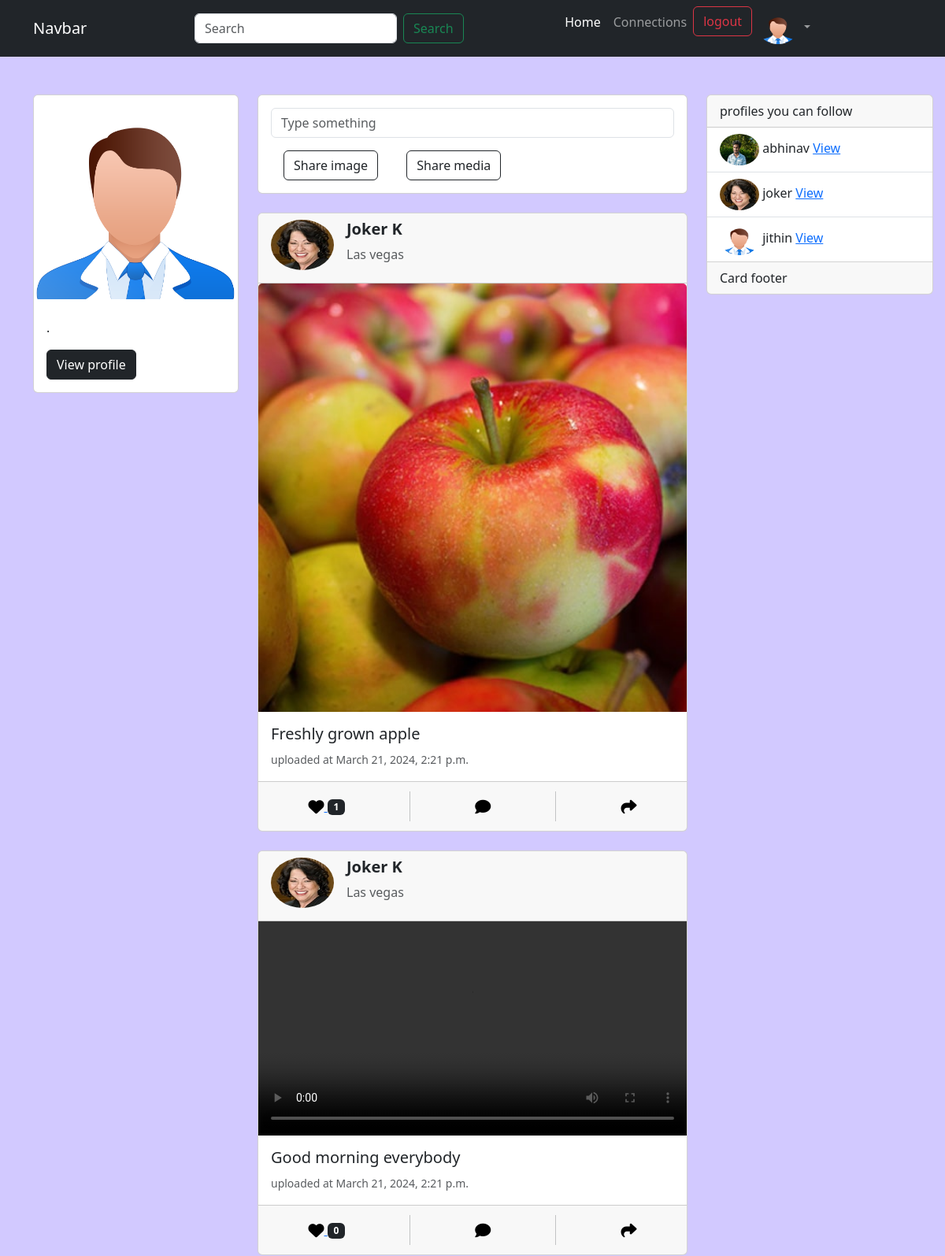
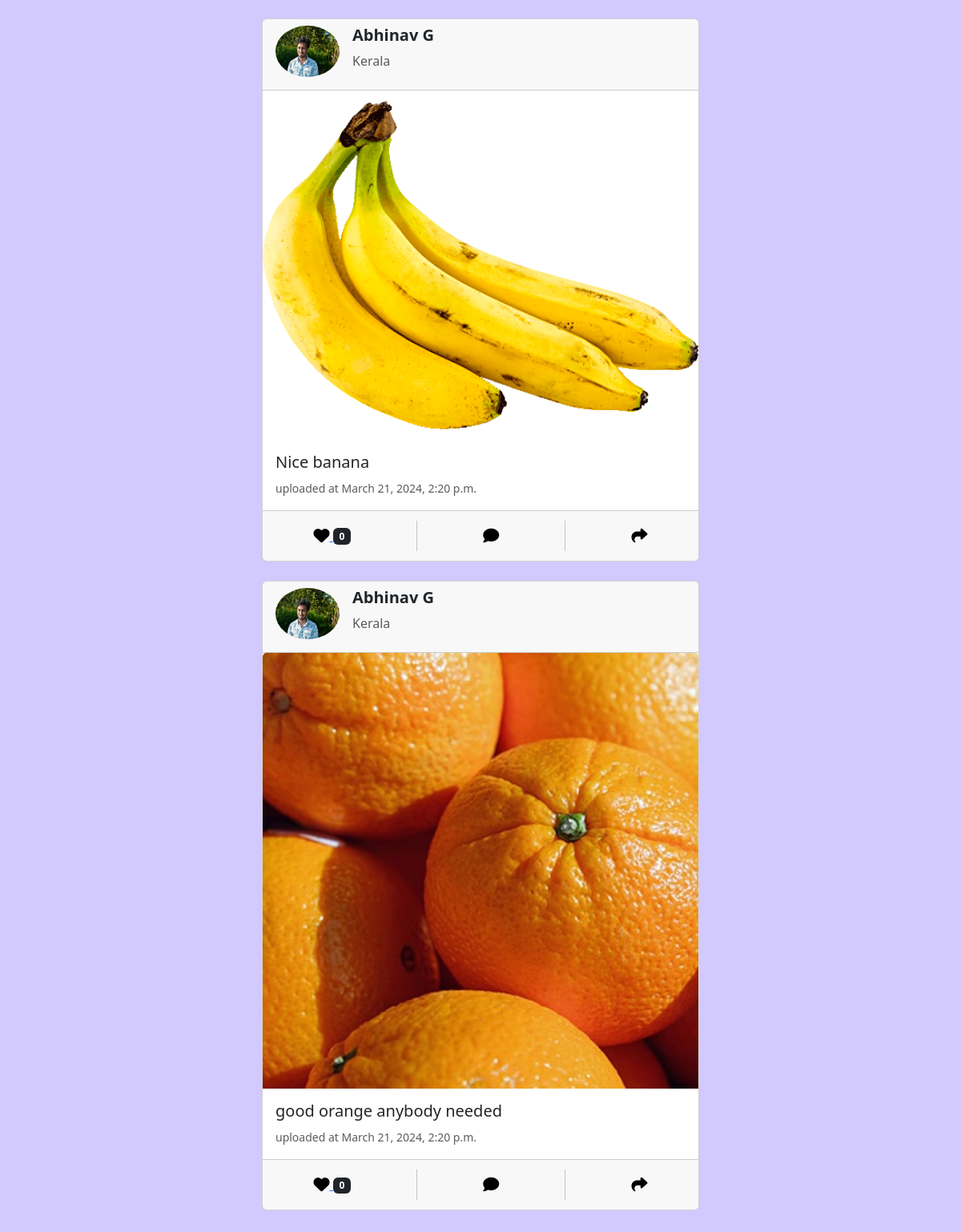
The app's page /user/ (signed in) with its own data (2 pictures, top to bottom).
### user/models.py (models this page shows, shortened)
class Post(models.Model):
    id = models.UUIDField(primary_key=True,default=uuid.uuid4)
    userprofile = models.ForeignKey(Profile,on_delete=models.DO_NOTHING,related_name = 'userpost')
    video = models.FileField(upload_to='video',null=True)
    image = models.ImageField(upload_to='post_images',null=True)
    caption = models.TextField()
    created_at = models.DateTimeField(auto_now_add=True)
    likes = models.ManyToManyField(Profile,related_name='post_like',blank=True)
    def number_of_likes(self):
        return self.likes.count()

class Profile(models.Model):
    user = models.OneToOneField(User, on_delete=models.CASCADE)
    bio = models.TextField(blank=True)
    profileimg = models.ImageField(upload_to='profile_images', default='')
    phone = models.CharField(max_length=50,blank=True)
    state = models.CharField(max_length=100, blank=True)
    follows = models.ManyToManyField('self',
                                     related_name='followed_by',
                                     symmetrical=False,blank=True)

### user/views.py (the view)
# urls.py: path('',UserPage.as_view(),name='userhome'),
class UserPage(TemplateView):
    template_name='user_page.html'
    def get_context_data(self, **kwargs):
        context = super().get_context_data(**kwargs)
        context["posts"] = Post.objects.all().order_by('-created_at')
        context['profiles'] = Profile.objects.filter(~Q(user=self.request.user) & ~Q(user__is_superuser = True))
        return context

### user/context_processors.py (called while the page is built)
def userinfo(request):
    if request.user.is_authenticated:
        userinfo = Profile.objects.get(user=request.user)
        return {'userinfo':userinfo}
    else:
        return {'userinfo':''}

### user/templates/user_page.html (shortened to what this page needs)
{% extends 'layout.html' %}
{% load static %}
{% block content %}
<main role="main" class="container my-5">
  <div class="row">
    <div class="col-md-3">
      <div class="card sticky-top" style="">
        {% if userinfo.profileimg %}
        <img src="{{userinfo.profileimg.url}}" class="card-img-top" alt="...">
        {% else %}
        <img src="{% static "images/demoavatar.png" %}" class="card-img-top" alt="...">
        {% endif %}
        <div class="card-body">
          {% if userinfo %}
          <p class="card-text">{{userinfo.bio}}.</p>
          {% endif %}
          <a href="{% url 'profile' userinfo.id %}" class="btn btn-dark">View profile</a>
        </div>
      </div>
    </div>
    <div class="col-md-6">
      <div class="card mb-4">
        <div class="card-body">
          <div>
            <input type="text" name="type" id="" class="form-control" placeholder="Type something"></div>
          <button type="button" class="btn btn-outline-dark mt-3 mx-3" data-bs-toggle="modal" data-bs-target="#exampleModal">
            Share image
          </button>
          <button type="button" class="btn btn-outline-dark mt-3 mx-3" data-bs-toggle="modal" data-bs-target="#modal2">
            Share media
          </button>
        </div>
      </div>
      {% for post in posts %}
      {% if post.video %}
      <div class="card mb-3">
        <div class="card-header d-flex">
          {% if post.userprofile.profileimg %}
          <img src="{{post.userprofile.profileimg.url}}" class="rounded-circle" style="width: 80px; height: 4rem;"
          alt="Avatar" />
          {% else %}
          <img src="{% static 'images/demoavatar.png' %}" class="rounded-circle" style="width: 80px; height: 4rem;"
          alt="Avatar" />
          {% endif %}
          <div class="mx-3">
            <h5 class="mb-2"><strong>{{post.userprofile.user.first_name}} {{post.userprofile.user.last_name}}</strong></h5>
            <p class="text-muted">{{post.userprofile.state}}</p>
          </div>
        </div>
        <video width="100%" height="auto" controls>
          <source src="{{post.video.url}}" type="video/mp4">
        </video>
        <div class="card-body">
          <h5 class="card-title">{{post.caption}}</h5>
          <p class="card-text"><small class="text-muted">uploaded at {{post.created_at}}</small></p>
        </div>
        <div class="card-footer">
          <div class="d-flex justify-content-around my-1">
            <a class="btn btn-link" href="{% url 'add_like' post.id %}" onclick="colorChange()">
              <i class="fa-solid fa-heart fa-lg" style="color: #000000;" id='heart_like'></i>
              <span class="badge bg-dark">{{post.number_of_likes}}</span>
            </a>
            <button class="btn btn-link"><i class="fa-solid fa-comment fa-lg" style="color: #000000;"></i></button>
            <button class="btn btn-link"><i class="fa-solid fa-share fa-lg" style="color: #000000;"></i></button>
          </div>
        </div>
      </div>
      {% elif post.image %}
          <div class="card my-4">
            <div class="card-header d-flex">
              {% if post.userprofile.profileimg %}
              <img src="{{post.userprofile.profileimg.url}}" class="rounded-circle" style="width: 80px; height: 4rem;"
              alt="Avatar" />
              {% else %}
              <img src="{% static 'images/demoavatar.png' %}" class="rounded-circle" style="width: 80px; height: 4rem;"
              alt="Avatar" />
              {% endif %}
              <div class="mx-3">
                <h5 class="mb-2"><strong>{{post.userprofile.user.first_name}} {{post.userprofile.user.last_name}}</strong></h5>
                <p class="text-muted">{{post.userprofile.state}}</p>
              </div>
            </div>
            {% if post.image %}
            <img src="{{post.image.url}}" class="card-img-top" alt="post images">
            {% endif %}
            <div class="card-body">
              <h5 class="card-title">{{post.caption}}</h5>
              <p class="card-text"><small class="text-muted">uploaded at {{post.created_at}}</small></p>
            </div>
            <div class="card-footer">
              <div class="d-flex justify-content-around my-1">
                <a class="btn btn-link" href="{% url 'add_like' post.id %}" onclick="colorChange()">
                  <i class="fa-solid fa-heart fa-lg" style="color: #000000;" id='heart_like'></i>
                  <span class="badge bg-dark">{{post.number_of_likes}}</span>
                </a>
                <button class="btn btn-link"><i class="fa-solid fa-comment fa-lg" style="color: #000000;"></i></button>
                <button class="btn btn-link"><i class="fa-solid fa-share fa-lg" style="color: #000000;"></i></button>
              </div>
            </div>
          </div>
          {% endif %}
      {% endfor %}
    </div>
    <div class="col-md-3">
      <div class="content-section">
        <div class="card" style="width: 18rem;">
          <div class="card-header">
            profiles you can follow
          </div>
          <ul class="list-group list-group-flush">
            {% for profile in  profiles%}
            <li class="list-group-item">
              {% if profile.profileimg %}
              <img src="{{profile.profileimg.url}}" class="rounded-circle" style="width: 50px;height: 40px;"
              alt="Avatar" />
              {% else %}
              <img src="{% static 'images/demoavatar.png' %}" class="rounded-circle" style="width: 50px;height: 40px;"
              alt="Avatar" />
              {% endif %}
              {{profile.user.username}}
              <a href="{% url "profile" profile.id %}">View</a></li>
            {% endfor %}
          </ul>
          <div class="card-footer">
            Card footer
          </div>
        </div>
      </div>
    </div>
  </div>
</main>
  {% endblock %}

### user/templates/layout.html (shortened to what this page needs)
<!doctype html>
{% load static %}
<html lang="en">
    <head>
        <link
            href="https://cdn.jsdelivr.net/npm/bootstrap@5.3.2/dist/css/bootstrap.min.css"
            rel="stylesheet"
        />
        <link rel="stylesheet" href="https://cdnjs.cloudflare.com/ajax/libs/font-awesome/6.5.1/css/all.min.css" />
        <link rel="stylesheet" href="{% static 'css/style.css' %}">
    </head>
    <body>
        {% include "navbar.html" %}
        {% block content %}
        {% endblock content %}
    </body>
</html>

### user/templates/navbar.html (shortened to what this page needs)
{% load static %}
<nav class="navbar navbar-expand-lg navbar-dark bg-dark">
  <div class="container">
    <a class="navbar-brand" href="#">Navbar</a>
    <div class="collapse navbar-collapse" id="navbarSupportedContent">
      <form class="d-flex mx-auto" action="{% url "search_profile" %}">
        <input class="form-control me-2" type="search" placeholder="Search" aria-label="Search" name='searched'>
        <button class="btn btn-outline-success" type="submit">Search</button>
      </form>
      <ul class="navbar-nav me-auto mb-2 mb-lg-0">
        <li class="nav-item">
          <a class="nav-link active" aria-current="page" href="{% url "userhome" %}">Home</a>
        </li>
        <li class="nav-item">
          <a class="nav-link" aria-current="page" href="{% url "find_profile" %}" onclick="navActive()">Connections</a>
        </li>
        <li class="nav-item">
          <a class="btn btn-outline-danger" href="{% url "logout" %}">logout</a>
        </li>
        <li class="nav-item dropdown">
          <a class="nav-link dropdown-toggle" href="#" id="navbarDropdown" role="button" data-bs-toggle="dropdown" aria-expanded="false">
            {% if userinfo.profileimg %}
            <img src="{{userinfo.profileimg.url}}" class="rounded-circle" style="width: 50px;height: 40px;"
            alt="Avatar" />
            {% else %}
            <img src="{% static 'images/demoavatar.png' %}" class="rounded-circle" style="width: 50px;height: 40px;"
            alt="Avatar" />
            {% endif %}
          </a>
        </li>
      </ul>
    </div>
  </div>
</nav>

### static/css/style.css (style rules this page uses)
:root { --primary-color:#d2c9ff; --secondary-color:#f9f9f9; --dark-color:black; }
body { background-color: var(--primary-color); }

### records on screen
Post: userprofile.profileimg (picture), userprofile.user.first_name "Joker", userprofile.user.last_name "K", userprofile.state "Las vegas", image (picture), caption "Freshly grown apple", created_at "March 21, 2024, 2:21 p.m.", number_of_likes "1"
Post: userprofile.profileimg (picture), userprofile.user.first_name "Joker", userprofile.user.last_name "K", userprofile.state "Las vegas", caption "Good morning everybody", created_at "March 21, 2024, 2:21 p.m.", number_of_likes "0"
Post: userprofile.profileimg (picture), userprofile.user.first_name "Abhinav", userprofile.user.last_name "G", userprofile.state "Kerala", image (picture), caption "Nice banana", created_at "March 21, 2024, 2:20 p.m.", number_of_likes "0"
Post: userprofile.profileimg (picture), userprofile.user.first_name "Abhinav", userprofile.user.last_name "G", userprofile.state "Kerala", image (picture), caption "good orange anybody needed", created_at "March 21, 2024, 2:20 p.m.", number_of_likes "0"
Profile: profileimg (picture), user.username "abhinav"
Profile: profileimg (picture), user.username "joker"
Profile: user.username "jithin"
